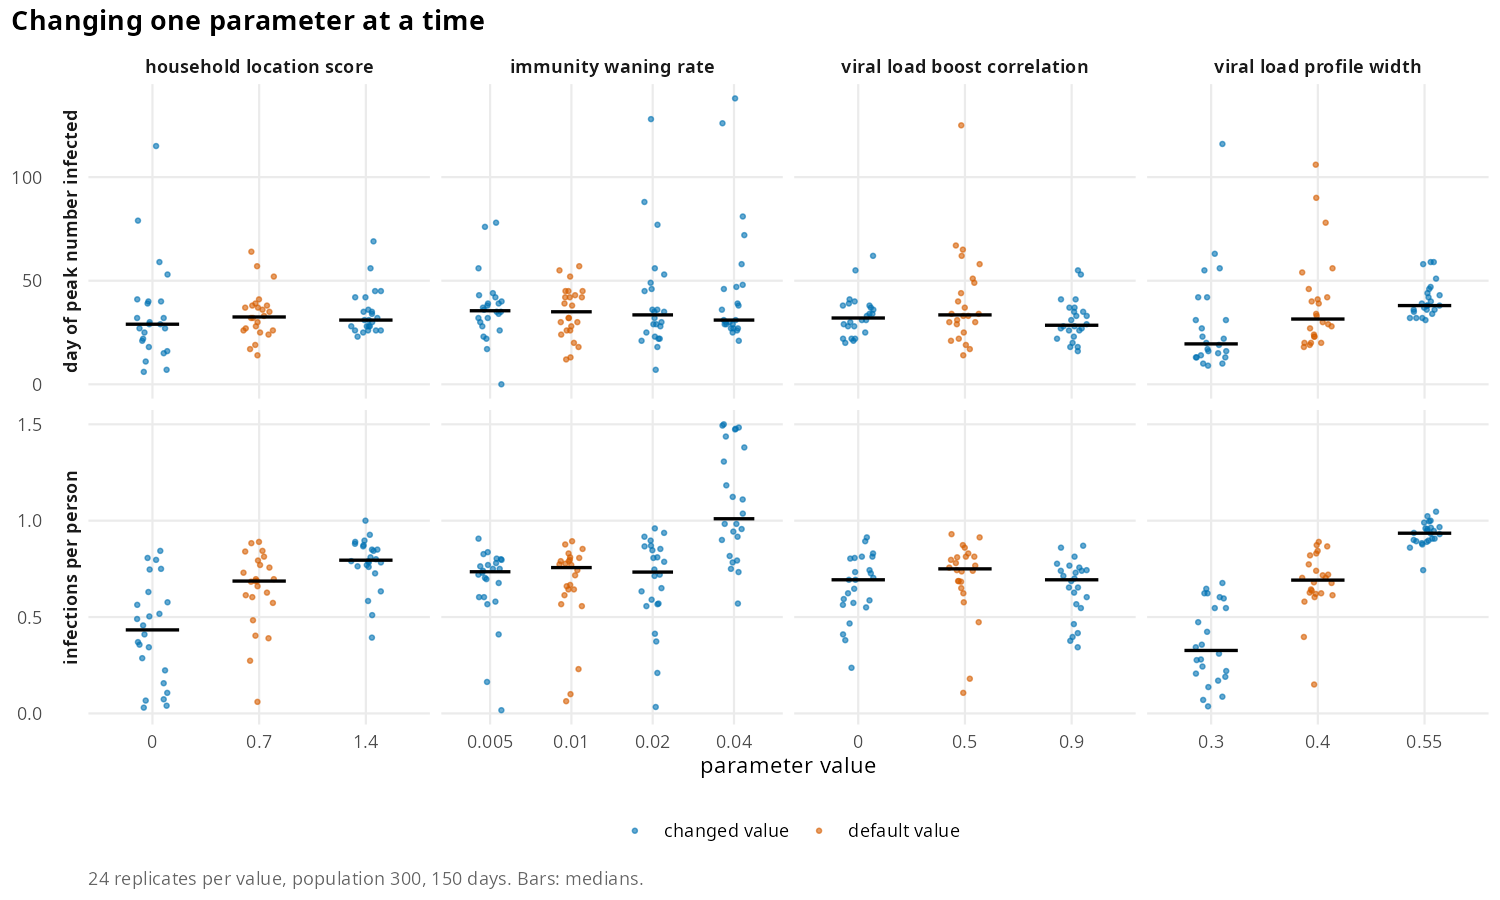

R code for this plot:
# Expected: faster waning gives more infections per person, because
# immunity is lost sooner and people are reinfected. A larger household
# location score gives more infections. A wider viral load profile spreads
# transmission over more days and gives longer infections. The correlation
# between viral load level and boost size has little effect on infections
# over 150 days. Replicates that die out early sit near zero throughout.

source("reports/theme.R")

draws <- read_draws("sensitivity")
long <- rbind(
  data.frame(draws[, c("parameter", "value", "is_default")],
             outcome = "infections per person",
             result = draws$infections_per_person),
  data.frame(draws[, c("parameter", "value", "is_default")],
             outcome = "day of peak number infected",
             result = draws$peak_time)
)
long$parameter <- gsub("_", " ", long$parameter)

figure <- ggplot(long, aes(factor(value), result, colour = is_default)) +
  geom_jitter(width = 0.15, height = 0, size = 0.8, alpha = 0.6) +
  stat_summary(fun = median, geom = "crossbar", width = 0.5,
               colour = "black", linewidth = 0.3) +
  facet_grid(outcome ~ parameter, scales = "free", switch = "y") +
  scale_colour_manual(values = c(`TRUE` = figure_colours[2],
                                 `FALSE` = figure_colours[1]),
                      labels = c(`TRUE` = "default value",
                                 `FALSE` = "changed value")) +
  labs(x = "parameter value", y = NULL, colour = NULL,
       title = "Changing one parameter at a time",
       caption = paste("24 replicates per value, population 300,",
                       "150 days. Bars: medians."))

save_figure(figure, "sensitivity", width = 10, height = 6)
